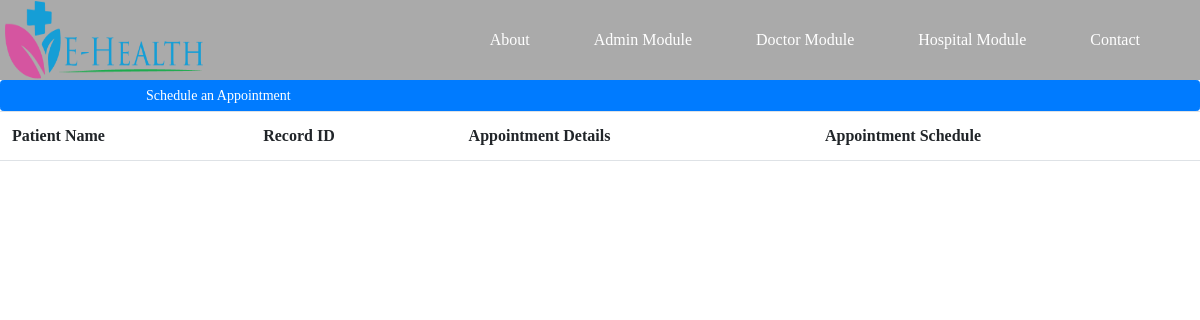
Page /MedicalApp/appointmentModule/ on the earlier database version.
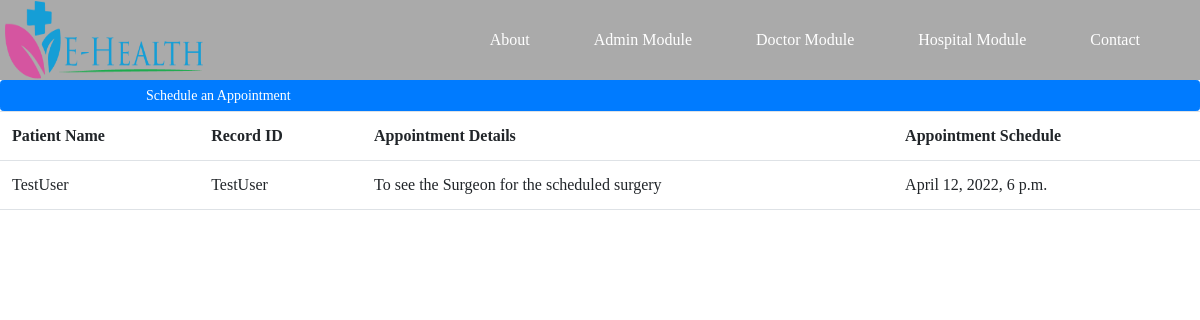
Same page on the later database version.
### MedicalApp/models.py (models this page shows, shortened)
class Appointment(models.Model):
    Patient_ID = models.ForeignKey(Patient, on_delete=models.CASCADE)
    Doctor_ID = models.ForeignKey(Doctor, on_delete=models.RESTRICT)
    Hospital_ID = models.ForeignKey(Hospital, on_delete=models.RESTRICT)
    Record_ID = models.ForeignKey(Record, on_delete=models.RESTRICT)
    Appointment_Details = models.TextField()
    Appointment_Schedule = models.DateTimeField()
    Pending = 'Pending'
    Cancelled = 'Cancelled'
    Successful = 'Successful'
    Postponed = 'Postponed'
    AppointmentStatus = [(Pending, 'Pending'), (Cancelled, 'Cancelled'), (Successful, 'Successful'),
                         (Postponed, 'Postponed')
                         ]
    Appointment_Status = models.CharField(max_length=20, choices=AppointmentStatus, null=True, blank=True,
                                          default=Pending)

class Record(models.Model):
    Patient_ID = models.ForeignKey(Patient, on_delete=models.CASCADE)
    Doctor_ID = models.ForeignKey(Doctor, on_delete=models.RESTRICT)
    Hospital_ID = models.ForeignKey(Hospital, on_delete=models.RESTRICT)
    New_Diagnosis = models.TextField()
    Record_Date = models.DateField(default=timezone.now)
    def __str__(self):
        return str(self.Patient_ID)

### Users/models.py (models this page shows)
class Patient(models.Model):
    user = models.OneToOneField(CustomUser, on_delete=models.CASCADE, primary_key=True)
    A_positive = 'A+'
    A_negative = 'A-'
    B_positive = 'B+'
    B_negative = 'B-'
    O_positive = 'O+'
    O_negative = 'O-'
    AB_positive = 'AB+'
    AB_negative = 'AB-'
    BLOOD_GROUP_CHOICES = [(A_positive, 'A+'), (A_negative, 'A-'), (B_positive, 'B+'),
                           (B_negative, 'B-'), (O_positive, 'O+'), (O_negative, 'O-'), (AB_positive, 'AB+'),
                           (AB_negative, 'AB-'),
                           ]
    Blood_Group = models.CharField(max_length=4, choices=BLOOD_GROUP_CHOICES, null=True, blank=True,
                                   default=AB_positive)
    Allergies = models.TextField(null=True, blank=True)
    Next_Of_Kin = models.TextField(null=True, blank=True)
    class Meta:
        verbose_name = 'Patient Module'
    def __str__(self):
        return str(self.user)

class CustomUser(AbstractUser):
    first_name = models.CharField(max_length=150)
    last_name = models.CharField(max_length=150)
    email = models.EmailField(null=False)
    Phone_Number = models.CharField(max_length=14, null=True)
    Physical_Address = models.TextField(null=True)
    Date_Of_Birth = models.DateField(auto_now=False, null=True)
    Age = models.CharField(max_length=3, null=True)
    Male = 'M'
    Female = 'F'
    SEX_CHOICES = [(Male, 'M'), (Female, 'F')]
    Sex = models.CharField(max_length=30, choices=SEX_CHOICES, null=True)
    is_patient = models.BooleanField('is_patient', default=False)
    is_doctor = models.BooleanField('is_doctor', default=False)
    is_administrator = models.BooleanField('is_administrator', default=False)
    is_hospital = models.BooleanField('is_hospital', default=False)
    def __str__(self):
        return self.username

### MedicalApp/views.py (the view)
# urls.py: path('appointmentModule/', AppointmentListView.as_view(), name='AppointmentsModule'),
class AppointmentListView(ListView):
    model = Appointment
    template_name = 'MedicalApp/AppointmentModule.html'
    context_object_name = 'appoint'

### MedicalApp/Templates/MedicalApp/AppointmentModule.html
{% extends "MedicalApp/base.html" %}
{% block content %}
    <a class="btn btn-primary btn-sm btn-block" href="{% url 'AddAppointmentModule' %}">Schedule an Appointment</a>
    <table class="table">
        <tr>
            <th>Patient Name</th>
            <th>Record ID</th>
            <th>Appointment Details</th>
            <th>Appointment Schedule</th>
        </tr>
        {% for a in appoint %}
            <tr>
                <td>{{ a.Patient_ID }}</td>
                <td>{{ a.Record_ID }}</td>
                <td>{{ a.Appointment_Details }}</td>
                <td>{{ a.Appointment_Schedule }}</td>
            </tr>
        {% endfor %}
    </table>
{% endblock content %}

Differences in the rows shown:
added Appointment: Patient_ID "TestUser", Record_ID "TestUser", Appointment_Details "To see the Surgeon for the scheduled surgery", Appointment_Schedule "April 12, 2022, 6 p.m."
